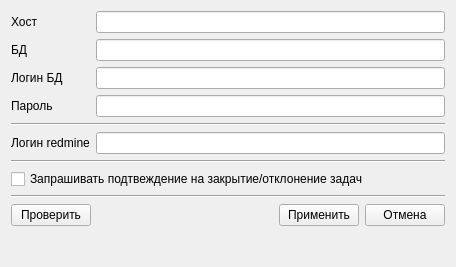
<?xml version="1.0" encoding="UTF-8"?>
<ui version="4.0">
 <class>WidgetSettings</class>
 <widget class="QWidget" name="WidgetSettings">
  <property name="geometry">
   <rect>
    <x>0</x>
    <y>0</y>
    <width>456</width>
    <height>267</height>
   </rect>
  </property>
  <property name="windowTitle">
   <string>Form</string>
  </property>
  <layout class="QFormLayout" name="formLayout">
   <property name="fieldGrowthPolicy">
    <enum>QFormLayout::AllNonFixedFieldsGrow</enum>
   </property>
   <item row="0" column="0">
    <widget class="QLabel" name="labelHost">
     <property name="text">
      <string>Хост</string>
     </property>
    </widget>
   </item>
   <item row="0" column="1">
    <widget class="QLineEdit" name="editHost"/>
   </item>
   <item row="1" column="0">
    <widget class="QLabel" name="labelDatabase">
     <property name="text">
      <string>БД</string>
     </property>
    </widget>
   </item>
   <item row="1" column="1">
    <widget class="QLineEdit" name="editDatabase"/>
   </item>
   <item row="2" column="0">
    <widget class="QLabel" name="labelUser">
     <property name="text">
      <string>Логин БД</string>
     </property>
    </widget>
   </item>
   <item row="2" column="1">
    <widget class="QLineEdit" name="editUser"/>
   </item>
   <item row="3" column="0">
    <widget class="QLabel" name="labelPassword">
     <property name="text">
      <string>Пароль</string>
     </property>
    </widget>
   </item>
   <item row="3" column="1">
    <widget class="QLineEdit" name="editPassword">
     <property name="echoMode">
      <enum>QLineEdit::Password</enum>
     </property>
    </widget>
   </item>
   <item row="4" column="0" colspan="2">
    <widget class="Line" name="line">
     <property name="orientation">
      <enum>Qt::Horizontal</enum>
     </property>
    </widget>
   </item>
   <item row="5" column="0">
    <widget class="QLabel" name="labelLogin">
     <property name="text">
      <string>Логин redmine</string>
     </property>
    </widget>
   </item>
   <item row="5" column="1">
    <widget class="QLineEdit" name="editLogin"/>
   </item>
   <item row="8" column="0" colspan="2">
    <widget class="Line" name="line_2">
     <property name="orientation">
      <enum>Qt::Horizontal</enum>
     </property>
    </widget>
   </item>
   <item row="9" column="0" colspan="2">
    <widget class="QWidget" name="widget" native="true">
     <property name="minimumSize">
      <size>
       <width>100</width>
       <height>0</height>
      </size>
     </property>
     <layout class="QHBoxLayout" name="horizontalLayout">
      <property name="leftMargin">
       <number>0</number>
      </property>
      <property name="topMargin">
       <number>0</number>
      </property>
      <property name="rightMargin">
       <number>0</number>
      </property>
      <property name="bottomMargin">
       <number>0</number>
      </property>
      <item>
       <widget class="QPushButton" name="btCheck">
        <property name="text">
         <string>Проверить</string>
        </property>
        <property name="icon">
         <iconset resource="../icons.qrc">
          <normaloff>:/ok</normaloff>:/ok</iconset>
        </property>
       </widget>
      </item>
      <item>
       <spacer name="horizontalSpacer">
        <property name="orientation">
         <enum>Qt::Horizontal</enum>
        </property>
        <property name="sizeHint" stdset="0">
         <size>
          <width>40</width>
          <height>20</height>
         </size>
        </property>
       </spacer>
      </item>
      <item>
       <widget class="QPushButton" name="btOk">
        <property name="text">
         <string>Применить</string>
        </property>
        <property name="icon">
         <iconset resource="../icons.qrc">
          <normaloff>:/yes</normaloff>:/yes</iconset>
        </property>
       </widget>
      </item>
      <item>
       <widget class="QPushButton" name="btCancel">
        <property name="text">
         <string>Отмена</string>
        </property>
        <property name="icon">
         <iconset resource="../icons.qrc">
          <normaloff>:/exit</normaloff>:/exit</iconset>
        </property>
       </widget>
      </item>
     </layout>
    </widget>
   </item>
   <item row="7" column="0" colspan="2">
    <widget class="QCheckBox" name="checkIsRequest">
     <property name="text">
      <string>Запрашивать подтвеждение на закрытие/отклонение задач</string>
     </property>
    </widget>
   </item>
   <item row="6" column="0" colspan="2">
    <widget class="Line" name="line_3">
     <property name="orientation">
      <enum>Qt::Horizontal</enum>
     </property>
    </widget>
   </item>
  </layout>
 </widget>
 <resources>
  <include location="../icons.qrc"/>
 </resources>
 <connections/>
</ui>
